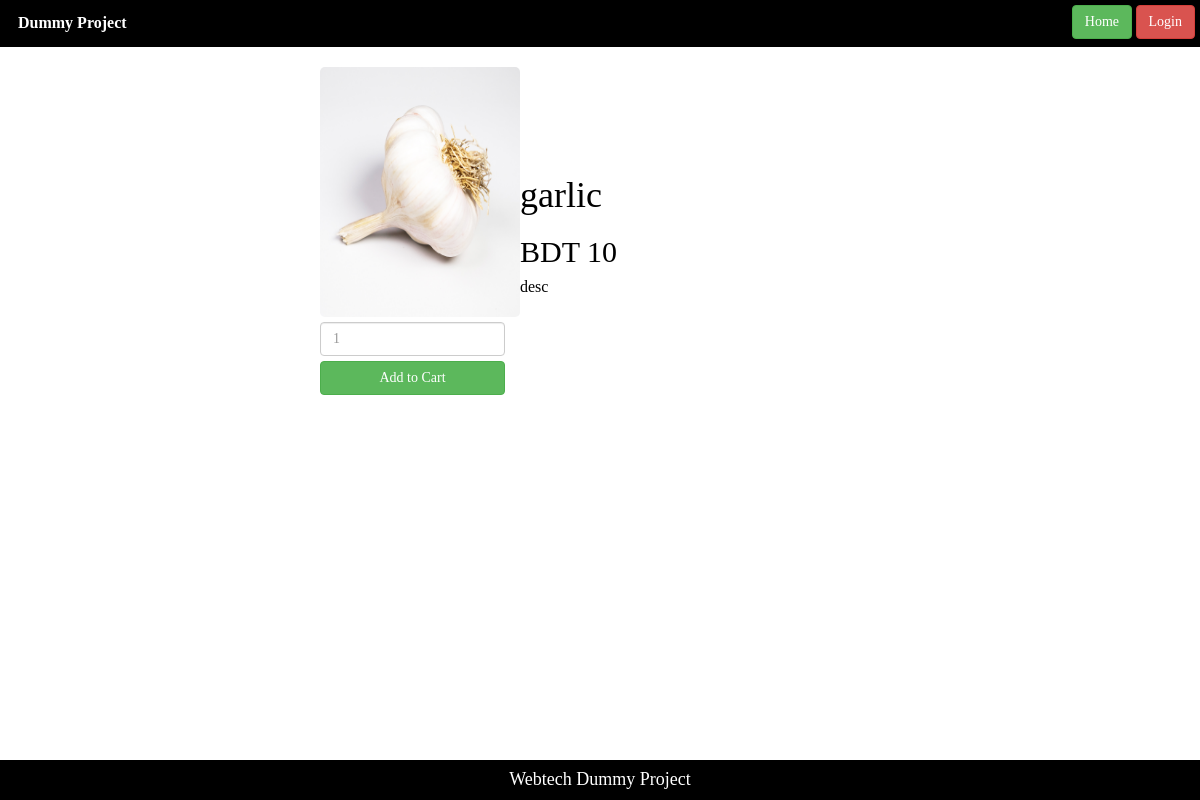
The app's page /views/item.php?id=3 with its own data.
### tables this page shows
CREATE TABLE `products` (
  `id` int(10) NOT NULL,
  `name` varchar(50) NOT NULL,
  `category_id` int(11) NOT NULL,
  `unit_price` int(11) NOT NULL,
  `unit_qty` int(11) NOT NULL,
  `description` text NOT NULL,
  `image` varchar(100) DEFAULT NULL
);

### models/database.php (called while the page is built, shortened)
<?php
	 $serverName="localhost";
	 $userName="root";
	 $password="";
	 $dbName="dummy_project";
	function get($query)
	{
        $data=array();
		global $serverName,$userName,$password,$dbName;
		$conn = mysqli_connect( $serverName, $userName, $password, $dbName);
        $result=mysqli_query($conn,$query);
        if(mysqli_num_rows($result) > 0)
        {
            while($row = mysqli_fetch_assoc($result))
            {
                $entity=array();
                foreach($row as $k=>$v)
                {
                    $entity[$k] = $row[$k];
                }
                $data[] = $entity;
            }
        }
		return $data;
	}
?>

### controllers/ProductController.php (called while the page is built, shortened)
<?php
	require_once '../models/database.php';
	function getProduct($id)
	{
		$query="SELECT * FROM products WHERE id=$id";
		$product=get($query);
		return $product[0];
	}
?>

### views/item.php (the view)
<?php include 'main_header.php';
	require_once("../controllers/ProductController.php");
	$pid = $_GET["id"];
	$product=getProduct($pid);
?>
<div class="center">
	<table>
		<tr>
			<td>
				<img class="item-image" src="<?php echo $product["image"];?>"></img>
				<input type="number" placeholder="1" style="width:185px;font-family:consolas;margin-top:5px;" class="form-control">
				<div class="add-to-cart"><a class="btn btn-success" style="width:185px;font-family:consolas;margin-top:5px;">Add to Cart</a></span></div>
			</td>
			<td>
				<h1 class="text"><?php echo $product["name"];?></h1>
				<h2 class="text">BDT <?php echo $product["unit_price"];?></h2>
				<p class="text"> <?php echo $product["description"];?></p>
			</td>
		</tr>
	</table>
</div>
<?php include 'main_footer.php';?>

### views/styles/mystyle.css (style rules this page uses)
body { background-color:white; padding:0px; }
.text { font-family:consolas; color:black; }
.center { margin: 0 auto; width:50% ; padding:20px; }
.item-image { width:200px; height:250px; border-radius: 5px; }
.btn { font-family:consolas; }

### records on screen
products: image (picture), name "garlic", unit_price "10", description "desc"
